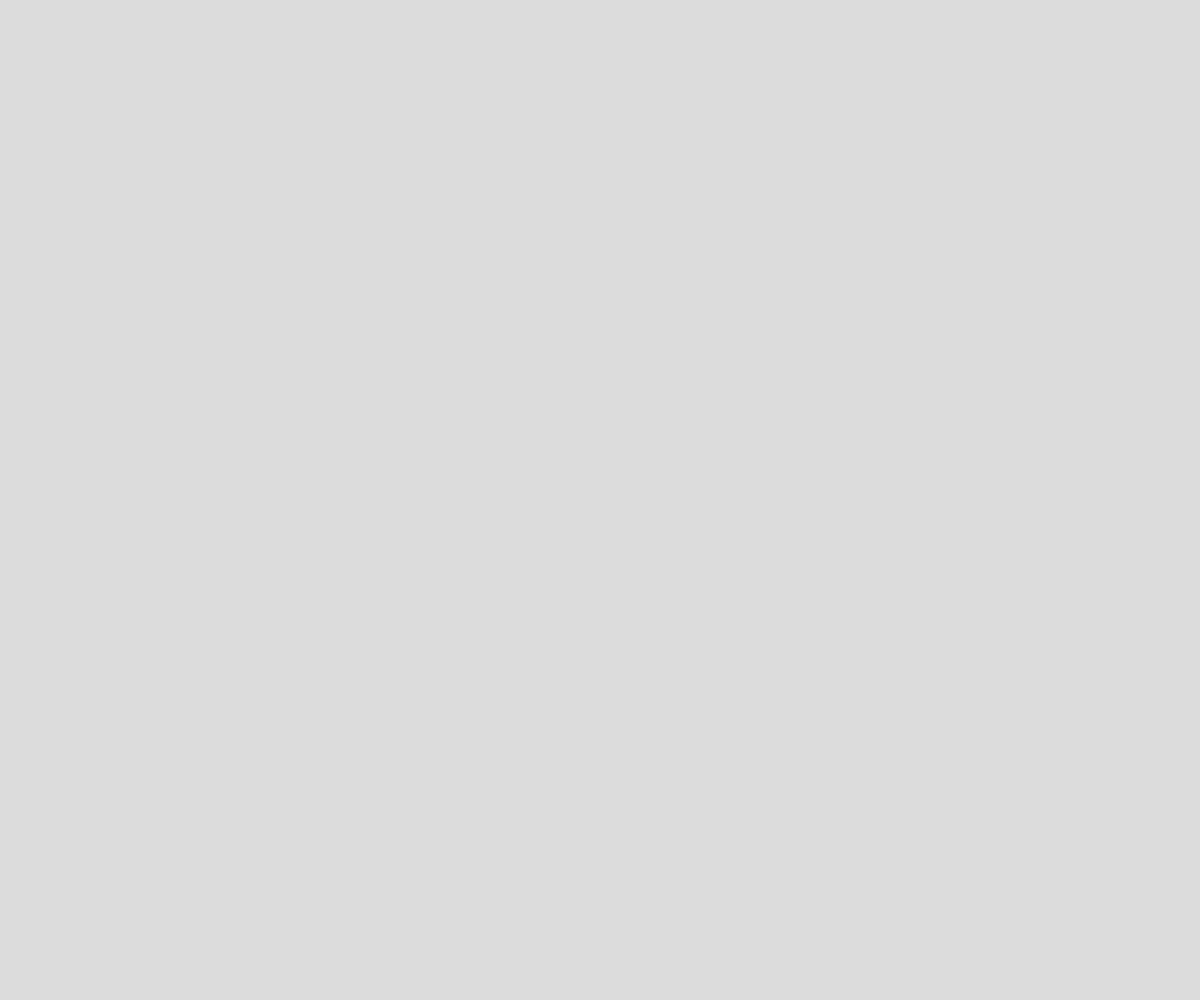
Frame 1 (no input)
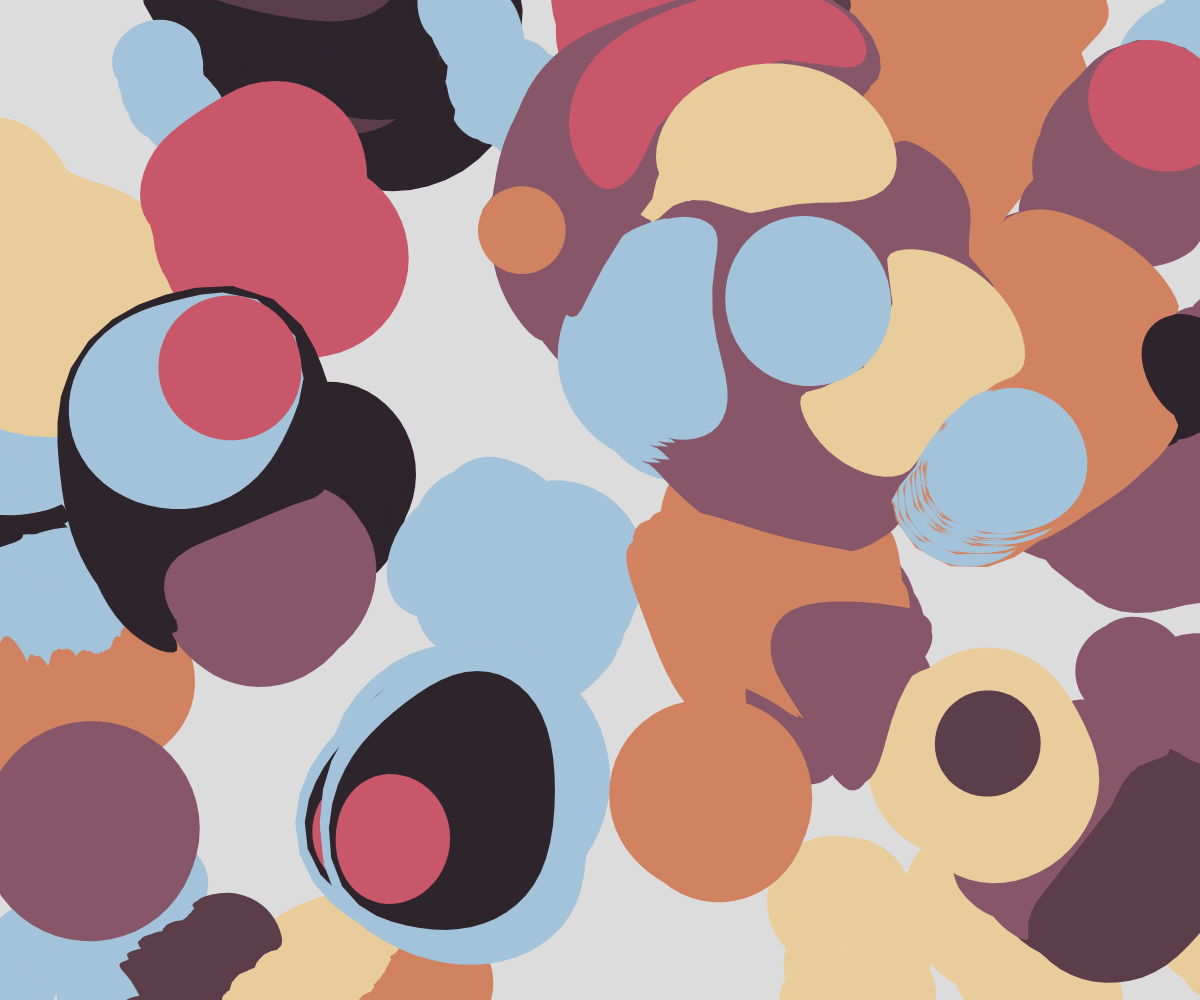
Frame 60 (no input)
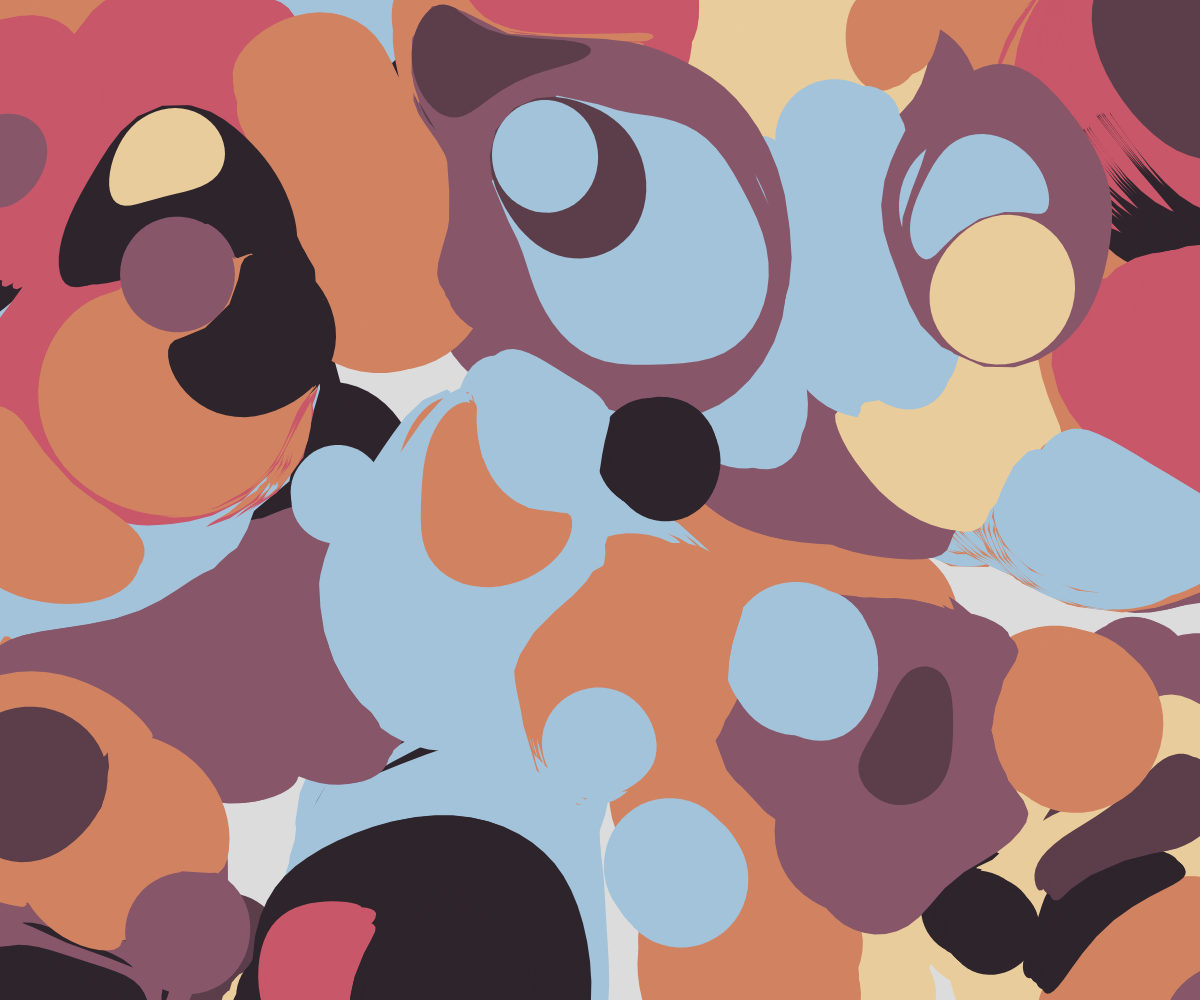
Frame 120 (the mouse pressed at the canvas centre since frame 60)

The p5.js sketch that drew these frames (run headless with seeded random() and noise() and a simulated clock; from frame 60 on, the mouse is pressed at the canvas centre):

// p5.js sketch
// ── sketch.js
const DROP_DETAIL = 50; // vertices of the ink drop
const MAX_DROPS = 60; // maximum drops on screen at at time
const MAX_DROP_RADIUS = 40;
const MIN_DROP_RADIUS = 110;
			

let drops = [];

function setup() {
	createCanvas(windowWidth, windowHeight);
	palette = [
		color(199, 87, 105),
    color(135, 87, 105),
    color(209, 131, 97),
    color(233, 204, 155),
    color(163, 195, 218),
    color(46, 36, 44),
		color(91, 62, 74),
  ];
	background(220);
}

function draw() {
	let x = random(width);
	let y = random(height);
	let r = random(MIN_DROP_RADIUS, MAX_DROP_RADIUS);
	
	for (let drop of drops) {
		drop.show()
	}
	addInk(x, y, r);
}

function addInk(x, y, r) {
	let drop = new Drop(x, y, r);

	// other drops get marbled from new drop
	for (let other of drops) {
		other.marble(drop);
	}
		
	drops.push(drop);
	
	// remove first drop if MAX_DROPS is exceeded
	if (drops.length > MAX_DROPS) {
		drops.shift();
	}
}

class Drop {
	constructor (x, y, r) {
		this.center = createVector(x,y)
		this.r = r;
		this.vertices = [];
		this.color = random(palette);
		
		for (let i = 0; i < DROP_DETAIL; i++) {
			let angle = map(i, 0, DROP_DETAIL, 0, TWO_PI);
			let vector = createVector(cos(angle), sin(angle));
			vector.mult(this.r);
			vector.add(this.center);
			this.vertices[i] = vector;
		}
	}
	
	show() {
		fill(this.color);
		noStroke();
		beginShape();
		for (let v of this.vertices) {
			vertex(v.x, v.y);
		}
		endShape(CLOSE);
	}
	
	marble(other) {
		for (let v of this.vertices) {
			let c = other.center;
			let p = v.copy();
			let r = other.r;
			p.sub(c);
			let mag = p.mag();
			let root = sqrt(1 + (r * r)/(mag * mag));
			
			p.mult(root).add(c);
			v.set(p)
		}
	}
}
// ── style.css
html {
  margin: 0;
  padding: 0;
}

canvas {
  display: block;
}

body {
  margin: 0 auto;
}

h1 {
  margin: 0 auto;
  text-align: center;
}
